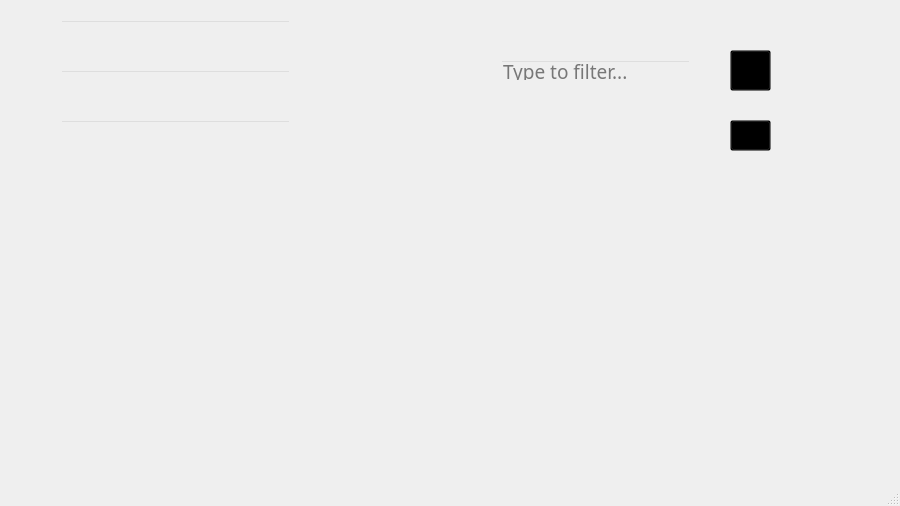
<?xml version="1.0" encoding="UTF-8"?>
<ui version="4.0">
 <class>admin_tchmanager_detail</class>
 <widget class="QMainWindow" name="admin_tchmanager_detail">
  <property name="geometry">
   <rect>
    <x>0</x>
    <y>0</y>
    <width>900</width>
    <height>506</height>
   </rect>
  </property>
  <property name="windowTitle">
   <string>AtQlas Alpha</string>
  </property>
  <widget class="QWidget" name="centralwidget">
   <widget class="QLineEdit" name="tid_displayer">
    <property name="geometry">
     <rect>
      <x>60</x>
      <y>20</y>
      <width>231</width>
      <height>21</height>
     </rect>
    </property>
    <property name="styleSheet">
     <string notr="true">background:transparent;
border-image:url(:/atqres_ico/pure_gray_7.png)
</string>
    </property>
   </widget>
   <widget class="QLineEdit" name="name_edit">
    <property name="geometry">
     <rect>
      <x>60</x>
      <y>70</y>
      <width>231</width>
      <height>21</height>
     </rect>
    </property>
    <property name="styleSheet">
     <string notr="true">background:transparent;
border-image:url(:/atqres_ico/pure_gray_7.png)
</string>
    </property>
   </widget>
   <widget class="QLineEdit" name="school_edit">
    <property name="geometry">
     <rect>
      <x>60</x>
      <y>120</y>
      <width>231</width>
      <height>21</height>
     </rect>
    </property>
    <property name="styleSheet">
     <string notr="true">background:transparent;
border-image:url(:/atqres_ico/pure_gray_7.png)
</string>
    </property>
   </widget>
   <widget class="QTableWidget" name="lesson_table">
    <property name="geometry">
     <rect>
      <x>70</x>
      <y>240</y>
      <width>256</width>
      <height>192</height>
     </rect>
    </property>
    <property name="styleSheet">
     <string notr="true">QTableWidget 
{background-color: transparent;}
QScrollBar:vertical {
    background: url(images/pure_lite_gray.png);
    width: 0px;
    margin: 0px 0 0px 0;
}
QScrollBar::handle:vertical {
    background: rgb(195, 195, 195);
    min-height: 30px;
    margin: 0 1px 0 2px;
    border-radius: 3px;
    border: none;
}

QScrollBar:horizontal {
    height: 0px;
    margin: 0px 0 0px 0;
}
QScrollBar::handle:horizontal {
    background: rgb(195, 195, 195);
    min-width: 20px;
    margin: 2px 0px 1px 0px;
    border-radius: 3px;
    border: none;
}
QHeaderView::section
{
border-image:url(:/atqres_ico/pure_lite_gray.png);
height:30px;
spacing: 20px;
background-color:rgb(39,49,58);
color: white;

text-align: right;
font-family: Courier;
font-size:12px;
}</string>
    </property>
   </widget>
   <widget class="QFrame" name="frame">
    <property name="geometry">
     <rect>
      <x>0</x>
      <y>0</y>
      <width>900</width>
      <height>506</height>
     </rect>
    </property>
    <property name="styleSheet">
     <string notr="true">background:transparent;
border-image:url(:/atqres_ico/admin_stmanager.png)</string>
    </property>
    <property name="frameShape">
     <enum>QFrame::StyledPanel</enum>
    </property>
    <property name="frameShadow">
     <enum>QFrame::Raised</enum>
    </property>
    <widget class="QListWidget" name="recommendation">
     <property name="geometry">
      <rect>
       <x>600</x>
       <y>300</y>
       <width>61</width>
       <height>16</height>
      </rect>
     </property>
     <property name="styleSheet">
      <string notr="true">background:transparent;
border-image:url(:/atqres_ico/pure_gray_7.png)
</string>
     </property>
    </widget>
    <widget class="QPushButton" name="delete_button">
     <property name="geometry">
      <rect>
       <x>730</x>
       <y>120</y>
       <width>41</width>
       <height>31</height>
      </rect>
     </property>
     <property name="styleSheet">
      <string notr="true">background:transparent;
border-image:url(:/atqres_ico/gray_minus.png)
</string>
     </property>
     <property name="text">
      <string/>
     </property>
    </widget>
    <widget class="QLineEdit" name="lesson_chooser_edit">
     <property name="geometry">
      <rect>
       <x>500</x>
       <y>60</y>
       <width>191</width>
       <height>21</height>
      </rect>
     </property>
     <property name="font">
      <font>
       <family>PT Mono</family>
       <pointsize>14</pointsize>
      </font>
     </property>
     <property name="styleSheet">
      <string notr="true">background:transparent;
border-image:url(:/atqres_ico/pure_gray.png)</string>
     </property>
     <property name="placeholderText">
      <string>Type to filter...</string>
     </property>
    </widget>
    <widget class="QPushButton" name="add_lesson_button">
     <property name="geometry">
      <rect>
       <x>730</x>
       <y>50</y>
       <width>41</width>
       <height>41</height>
      </rect>
     </property>
     <property name="styleSheet">
      <string notr="true">background:transparent;
border-image:url(:/atqres_ico/login_plus.png)
</string>
     </property>
     <property name="text">
      <string/>
     </property>
    </widget>
    <zorder>delete_button</zorder>
    <zorder>lesson_chooser_edit</zorder>
    <zorder>add_lesson_button</zorder>
    <zorder>recommendation</zorder>
   </widget>
   <zorder>frame</zorder>
   <zorder>tid_displayer</zorder>
   <zorder>name_edit</zorder>
   <zorder>school_edit</zorder>
   <zorder>lesson_table</zorder>
  </widget>
  <widget class="QMenuBar" name="menubar">
   <property name="geometry">
    <rect>
     <x>0</x>
     <y>0</y>
     <width>900</width>
     <height>22</height>
    </rect>
   </property>
  </widget>
  <widget class="QStatusBar" name="statusbar"/>
 </widget>
 <resources/>
 <connections/>
</ui>
